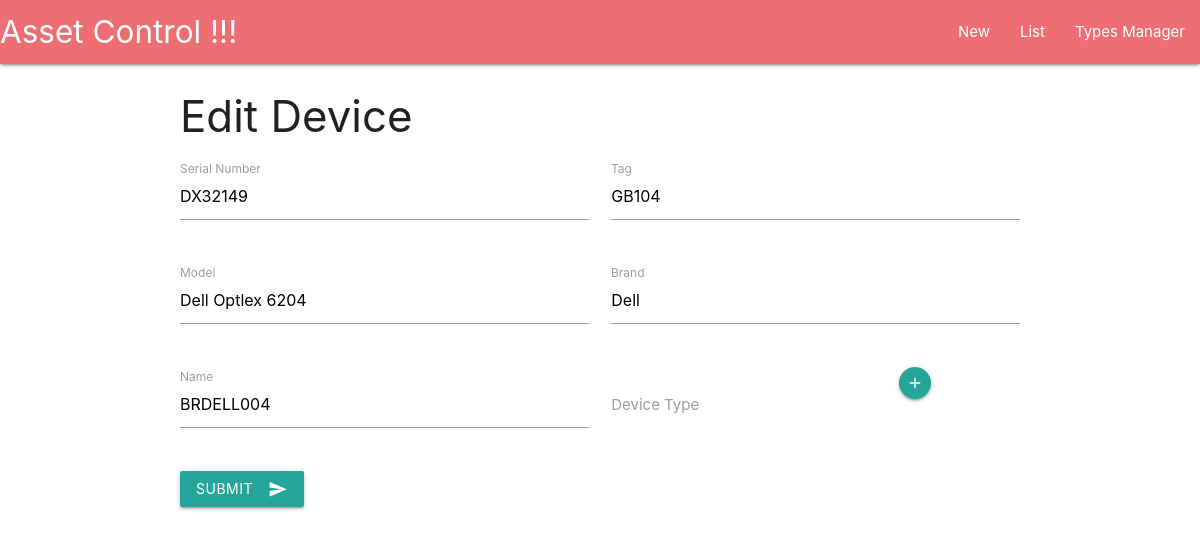
Screenshot of /devices/4/ with the database file from the repository.
### devices/models.py (models this page shows, shortened)
class Device(models.Model):
    serial_number = models.CharField(max_length=40, null=False, blank=False)
    tag = models.CharField(max_length=20, null=False, blank=True)
    model = models.CharField(max_length=30, null=False, blank=False)
    brand = models.CharField(max_length=30, null=False, blank=False)
    name = models.CharField(max_length=40, null=False, blank=False)
    type = models.ForeignKey(Type, related_name='devices', null=False)
    created = models.DateField(auto_created=True, auto_now_add=True)

### devices/views.py (the view, shortened to what this page needs)
# urls.py: url(r'^devices/(?P<pk>[0-9]+)/$', views.DeviceUpdateView.as_view(), name='update'),
class DeviceUpdateView(UpdateView):
    model = Device
    form_class = DeviceForm
    template_name = 'devices/form.html'

### devices/forms.py
class DeviceForm(ModelForm):
    class Meta:
        model = Device
        exclude = ['created']

### devices/models.py (called while the page is built)
    def __str__(self):
        return self.name

### devices/templates/devices/form.html (shortened to what this page needs)
{% extends 'app/base.html' %}
{% block content  %}
    {% if form.instance.pk %}
        <h3>Edit Device</h3>
    {% else %}
        <h3>New Device</h3>
    {% endif %}
    <form action="" method="POST" class="col s12">
        <div class="row">
            <div class="input-field col s6">
                <input id="serial_number" type="text" class="validade" name="serial_number"
                    value="{{ form.serial_number.value|default:''}}">
                <label for="serial_number">Serial Number</label>
            </div>
            <div class="input-field col s6">
                <input id="tag" type="text" class="validade" name="tag"
                    value="{{ form.tag.value|default:''}}">
                <label for="tag">Tag</label>
            </div>
        </div>
        <div class="row">
            <div class="input-field col s6">
                <input id="model" type="text" class="validade" name="model"
                    value="{{ form.model.value|default:''}}">
                <label for="model">Model</label>
            </div>
            <div class="input-field col s6">
                <input id="brand" type="text" class="validade" name="brand"
                    value="{{ form.brand.value|default:''}}">
                <label for="brand">Brand</label>
            </div>
        </div>
        <div class="row">
            <div class="input-field col s6">
                <input id="name" type="text" class="validade" name="name"
                    value="{{ form.name.value|default:''}}">
                <label for="name">Name</label>
            </div>
            <div class="col s6">
                <div class="row">
                    <div class="col s8 input-field">
                        <label>Device Type</label>
                    </div>
                    <div class="col s4">
                        <a class="btn-floating btn-small waves-effect waves-light modal-trigger" href="#modal1"><i class="material-icons">add</i></a>
                    </div>
                </div>
            </div>
        </div>
        <button class="btn waves-effect waves-light" type="submit" name="action">Submit
            <i class="material-icons right">send</i>
        </button>
    </form>
{% endblock %}
{% block extras %}
    {% load staticfiles %}
{% endblock %}

### rows the page displays
Device: serial_number "DX32149", tag "GB104", model "Dell Optlex 6204", brand "Dell", name "BRDELL004"
